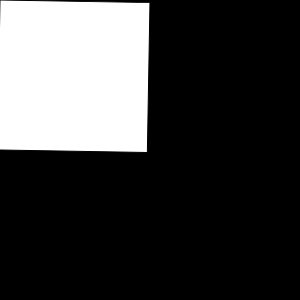
Frame 1 (no input)
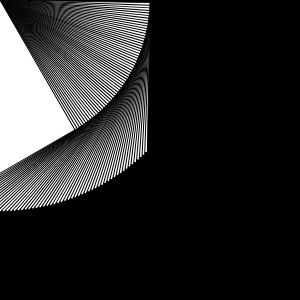
Frame 60 (no input)
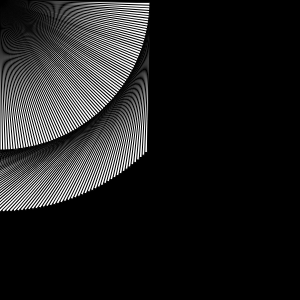
Frame 120 (the mouse pressed at the canvas centre since frame 60)

The p5.js sketch that drew these frames (run headless with seeded random() and noise() and a simulated clock; from frame 60 on, the mouse is pressed at the canvas centre):

// p5.js sketch
// ── sketch.js
let a=0;
function setup() {
	createCanvas(300, 300);
	background(0);
}
function draw() {
	a++;
	rotate(radians(a));
	rect(0, 0, 150, 150);
}
